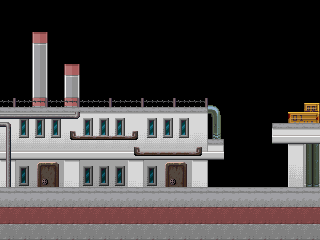

A 2D game scene composited from a Tiled map and its tileset images. What follows is a short description and the map's XML, with each tile layer's data collapsed to a summary:
An orthogonal 20x15 tile map with 16x16 px tiles, 4 tile layers (Background, Same Level, Tile Layer 4, Foreground) and 22 objects (10x Event, 9x Character, 3x Target).

<map version="1.4" tiledversion="1.4.2" orientation="orthogonal" renderorder="right-down" width="20" height="15" tilewidth="16" tileheight="16" infinite="0" nextlayerid="6" nextobjectid="35">
 <tileset firstgid="1" source="Tilesets/Debug2d.tsx" />
 <layer id="1" name="Background" width="20" height="15">
  <properties>
   <property name="z" value="1" />
  </properties>
  <data>[300 cells, 147 non-empty, 26 distinct tile ids]</data>
 </layer>
 <layer id="2" name="Same Level" width="20" height="15">
  <properties>
   <property name="z" value=".5" />
  </properties>
  <data>[300 cells, 55 non-empty, 16 distinct tile ids]</data>
 </layer>
 <layer id="3" name="Tile Layer 4" width="20" height="15">
  <data>[300 cells, 22 non-empty, 9 distinct tile ids]</data>
 </layer>
 <objectgroup id="4" name="Object Layer 1">
  <object id="4" name="ari" type="Character" x="288" y="176" width="16" height="16">
   <properties>
    <property name="appearance" value="ari" />
    <property name="face" value="WEST" />
    <property name="hide" value="return getSwitch('begin_night_1')" />
   </properties>
  </object>
  <object id="5" name="shawn" type="Character" x="160" y="176" width="16" height="16">
   <properties>
    <property name="appearance" value="shawn" />
    <property name="face" value="EAST" />
    <property name="hide" value="return getSwitch('begin_night_1')" />
   </properties>
  </object>
  <object id="6" name="leo" type="Character" x="256" y="176" width="16" height="16">
   <properties>
    <property name="appearance" value="leo" />
    <property name="face" value="WEST" />
    <property name="hide" value="return getSwitch('begin_night_1')" />
   </properties>
  </object>
  <object id="7" name="cy" type="Character" x="192" y="176" width="16" height="16">
   <properties>
    <property name="appearance" value="cy" />
    <property name="face" value="EAST" />
    <property name="hide" value="return getSwitch('begin_night_1')" />
   </properties>
  </object>
  <object id="9" name="warp" type="Target" x="224" y="176" width="16" height="16" />
  <object id="11" name="ArrowUp" type="Event" x="48" y="192" width="16" height="16">
   <properties>
    <property name="appearance" value="arrow" />
    <property name="face" value="NORTH" />
    <property name="hide" value="return (getSwitch('night1_conclusion') and not getSwitch('night1_conclusion02')) or getSwitch('night2_conclusion01')" />
    <property name="proximity" type="float" value="1" />
   </properties>
  </object>
  <object id="12" name="ArrowUp" type="Event" x="32" y="192" width="16" height="16">
   <properties>
    <property name="appearance" value="arrow" />
    <property name="face" value="NORTH" />
    <property name="hide" value="return (getSwitch('night1_conclusion') and not getSwitch('night1_conclusion02')) or getSwitch('night2_conclusion01')" />
    <property name="proximity" type="float" value="1" />
   </properties>
  </object>
  <object id="14" name="door1" type="Target" x="48" y="176" width="16" height="16" />
  <object id="15" name="tele" type="Event" x="32" y="160" width="32" height="16">
   <properties>
    <property name="hide" value="return (getSwitch('night1_conclusion') and not getSwitch('night1_conclusion02')) or getSwitch('night2_conclusion01')" />
    <property name="onCollide" value="play('door'); targetTele('thisshouldbethefirstmaptoteachtheplayeryoucanenterhallwaysthanksloveyouxx', 'stair', 'WEST')" />
   </properties>
  </object>
  <object id="16" name="leo" type="Character" x="256" y="176" width="16" height="16">
   <properties>
    <property name="appearance" value="leo" />
    <property name="face" value="EAST" />
    <property name="hide" value="return not getSwitch('begin_night_1') or getSwitch('night1_bridge')" />
   </properties>
  </object>
  <object id="17" name="cy" type="Character" x="288" y="176" width="16" height="16">
   <properties>
    <property name="appearance" value="cy" />
    <property name="face" value="WEST" />
    <property name="hide" value="return not getSwitch('begin_night_1') or getSwitch('night1_bridge')" />
   </properties>
  </object>
  <object id="18" name="trigger" type="Event" x="192" y="176" width="16" height="16">
   <properties>
    <property name="hide" value="return getSwitch('night1_bridge') or not getSwitch('begin_night_1')" />
    <property name="onCollide" value="play('night1_bridge')" />
   </properties>
  </object>
  <object id="19" name="auto" type="Event" x="32" y="96" width="16" height="16">
   <properties>
    <property name="hide" value="return getSwitch('night1_conclusion01') or not getSwitch('night1_chaser')" />
    <property name="onEnter" value="play('night1_conclusion01')" />
   </properties>
  </object>
  <object id="21" name="shawn" type="Character" x="256" y="176" width="16" height="16">
   <properties>
    <property name="appearance" value="shawn" />
    <property name="face" value="EAST" />
    <property name="hide" value="return not getSwitch('night1_chaser') or getSwitch('night1_conclusion03')" />
    <property name="onInteract" value="play('night1_conclusion02')" />
   </properties>
  </object>
  <object id="24" name="Unlocked" type="Event" x="160" y="192" width="16" height="16">
   <properties>
    <property name="appearance" value="unlocked" />
    <property name="hide" value="return not getSwitch('begin_night_2') or (getSwitch('night1_conclusion') and not getSwitch('night1_conclusion02')) or getSwitch('night2_conclusion01')" />
    <property name="proximity" type="float" value="2" />
   </properties>
  </object>
  <object id="28" name="tele" type="Event" x="160" y="160" width="32" height="16">
   <properties>
    <property name="hide" value="return not getSwitch('item_keyring') or not getSwitch('begin_night_2')" />
    <property name="onCollide" value="play('door'); targetTele('Storaj', 'door')" />
   </properties>
  </object>
  <object id="29" name="door2" type="Target" x="176" y="176" width="16" height="16" />
  <object id="30" name="auto" type="Event" x="48" y="96" width="16" height="16">
   <properties>
    <property name="hide" value="return getSwitch('night2_conclusion01') or not getSwitch('night2_chaser')" />
    <property name="onEnter" value="play('night2_conclusion01')" />
   </properties>
  </object>
  <object id="31" name="ari2" type="Character" x="256" y="176" width="16" height="16">
   <properties>
    <property name="appearance" value="ari" />
    <property name="face" value="WEST" />
    <property name="hide" value="return not getSwitch('night2_chaser')" />
   </properties>
  </object>
  <object id="32" name="leo2" type="Character" x="208" y="176" width="16" height="16">
   <properties>
    <property name="appearance" value="leo" />
    <property name="face" value="EAST" />
    <property name="hide" value="return not getSwitch('night2_chaser')" />
   </properties>
  </object>
  <object id="33" name="trigger" type="Event" x="176" y="176" width="16" height="16">
   <properties>
    <property name="hide" value="return not getSwitch('night2_chaser')" />
    <property name="onCollide" value="play('night2_conclusion02')" />
   </properties>
  </object>
  <object id="34" name="Unlocked" type="Event" x="176" y="192" width="16" height="16">
   <properties>
    <property name="appearance" value="unlocked" />
    <property name="hide" value="return not getSwitch('begin_night_2') or (getSwitch('night1_conclusion') and not getSwitch('night1_conclusion02')) or getSwitch('night2_conclusion01')" />
    <property name="proximity" type="float" value="2" />
   </properties>
  </object>
 </objectgroup>
 <layer id="5" name="Foreground" width="20" height="15">
  <properties>
   <property name="z" value="-1" />
  </properties>
  <data>[300 cells, 36 non-empty, 2 distinct tile ids]</data>
 </layer>
</map>
